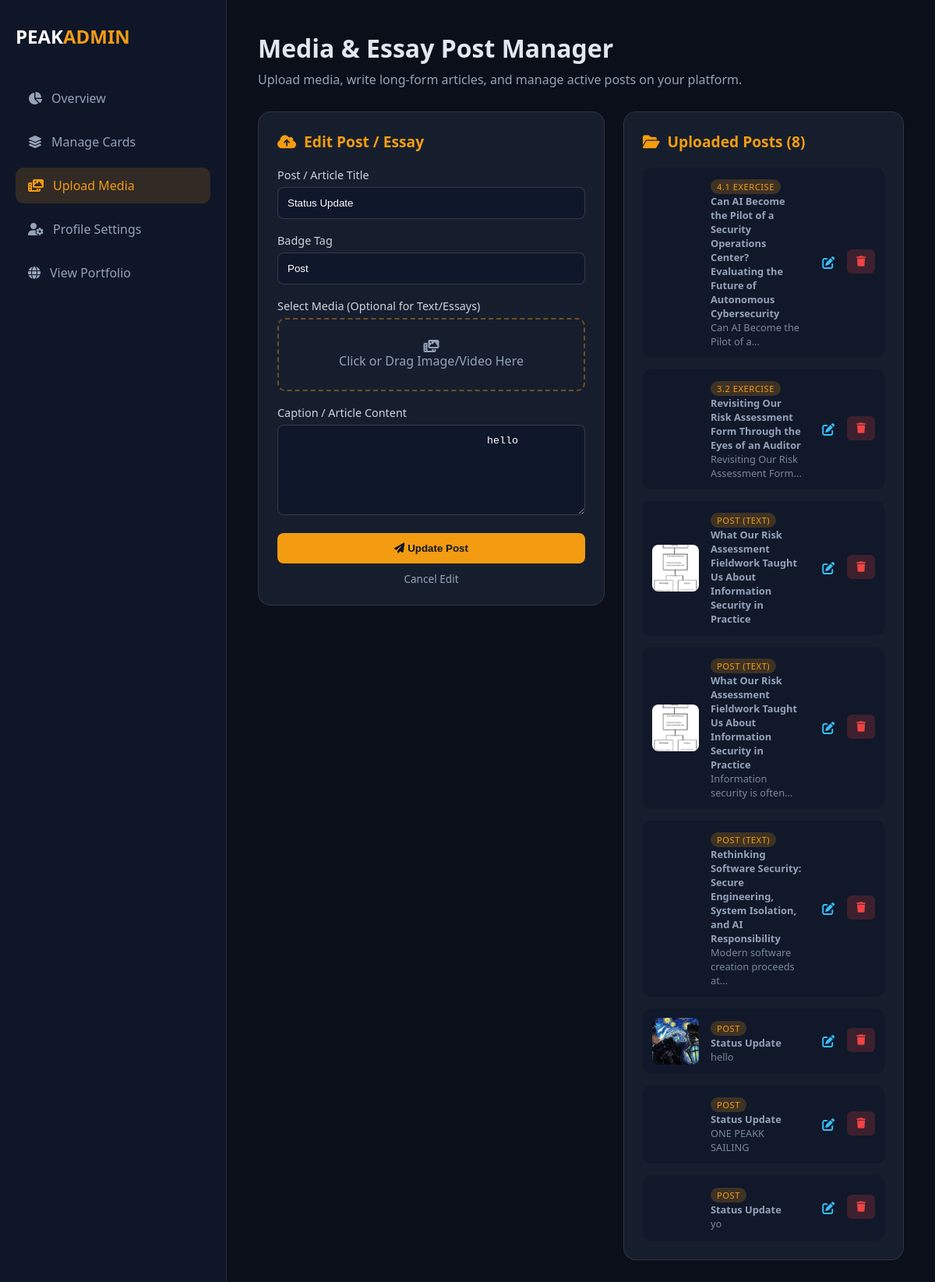
Page /dashboard/post?edit_id=3 (signed in) on the committed database.
### app.py (models this page shows)
class MediaUpload(db.Model):
    id = db.Column(db.Integer, primary_key=True)
    title = db.Column(db.String(100), nullable=True)
    caption = db.Column(db.Text, nullable=True)
    badge = db.Column(db.String(50), default="Featured")
    filename = db.Column(db.String(255), nullable=True)
    media_type = db.Column(db.String(10), nullable=True)
    created_at = db.Column(db.DateTime, default=datetime.utcnow)

### app.py (the view)
@app.route('/dashboard/post')
@login_required
def dashboard_post():
    edit_id = request.args.get('edit_id', type=int)
    edit_post = MediaUpload.query.get(edit_id) if edit_id else None
    uploads = MediaUpload.query.order_by(MediaUpload.id.desc()).all()
    return render_template('dashboard_post.html', uploads=uploads, edit_post=edit_post)

### app.py (called while the page is built)
@login_manager.user_loader
def load_user(user_id):
    return db.session.get(User, int(user_id))

### templates/dashboard_post.html (shortened to what this page needs)
<!DOCTYPE html>
<html lang="en">
<head>
    <link rel="stylesheet" href="https://cdnjs.cloudflare.com/ajax/libs/font-awesome/6.4.0/css/all.min.css">
    <link rel="stylesheet" href="{{ url_for('static', filename='css/dashboard.css') }}">
</head>
<body class="dashboard-body">
    <div class="dashboard-container">
        <aside class="dashboard-sidebar">
            <div class="brand">
                <h2>PEAK<span>ADMIN</span></h2>
            </div>
            <nav class="dash-nav">
                <a href="{{ url_for('dashboard') }}">
                    <i class="fa-solid fa-chart-pie"></i> Overview
                </a>
                <a href="{{ url_for('dashboard_cards') }}">
                    <i class="fa-solid fa-layer-group"></i> Manage Cards
                </a>
                <a href="{{ url_for('dashboard_post') }}" class="active">
                    <i class="fa-solid fa-photo-film"></i> Upload Media
                </a>
                <a href="{{ url_for('dashboard_profile_page') }}">
                    <i class="fa-solid fa-user-gear"></i> Profile Settings
                </a>
                <a href="{{ url_for('home') }}">
                    <i class="fa-solid fa-globe"></i> View Portfolio
                </a>
            </nav>
        </aside>
        <main class="dashboard-content">
            <header class="dash-header">
                <h1>Media & Essay Post Manager</h1>
                <p>Upload media, write long-form articles, and manage active posts on your platform.</p>
            </header>
            <div class="dash-grid">
                <div class="dash-card">
                    <h3>
                        <i class="fa-solid fa-cloud-arrow-up"></i>
                        {% if edit_post %}Edit Post / Essay{% else %}New Media or Essay Post{% endif %}
                    </h3>
                    <form action="{% if edit_post %}{{ url_for('update_media', upload_id=edit_post.id) }}{% else %}{{ url_for('upload_media') }}{% endif %}"
                          method="POST"
                          enctype="multipart/form-data"
                          class="dash-form">
                        <div class="form-group">
                            <label for="title">Post / Article Title</label>
                            <input type="text" id="title" name="title" class="form-control"
                                   placeholder="e.g. Rethinking Software Security..."
                                   value="{{ edit_post.title if edit_post else '' }}">
                        </div>
                        <div class="form-group">
                            <label for="badge">Badge Tag</label>
                            <input type="text" id="badge" name="badge" class="form-control"
                                   placeholder="e.g. POST (TEXT), Article, Essay"
                                   value="{{ edit_post.badge if edit_post else 'POST (TEXT)' }}">
                        </div>
                        <div class="form-group">
                            <label>Select Media (Optional for Text/Essays)</label>
                            <div class="file-upload-wrapper">
                                <div class="file-dummy">
                                    <i class="fa-solid fa-photo-film"></i>
                                    <span id="file-label">Click or Drag Image/Video Here</span>
                                </div>
                            </div>
                        </div>
                        <div class="form-group">
                            <label for="caption_editor">Caption / Article Content</label>
                            <textarea id="caption_editor" name="caption" rows="6">
                                {{ edit_post.caption if edit_post else '' }}
                            </textarea>
                        </div>
                        <div class="form-actions" style="margin-top: 15px;">
                            <button type="submit" class="btn-submit">
                                <i class="fa-solid fa-paper-plane"></i>
                                {% if edit_post %}Update Post{% else %}Post Media{% endif %}
                            </button>
                            {% if edit_post %}
                                <a href="{{ url_for('dashboard_post') }}"
                                   style="display: block; text-align: center; color: #94a3b8; margin-top: 10px; text-decoration: none; font-size: 0.85rem;">
                                    Cancel Edit
                                </a>
                            {% endif %}
                        </div>
                    </form>
                </div>
                <div class="dash-card">
                    <h3><i class="fa-solid fa-folder-open"></i> Uploaded Posts ({{ uploads|length if uploads else 0 }})</h3>
                    <div class="card-list">
                        {% if uploads %}
                            {% for item in uploads %}
                            <div class="card-item">
                                <div class="thumb-box">
                                    {% if item.filename %}
                                        {% if item.media_type == 'image' %}
                                            <img src="{{ url_for('static', filename='uploads/' + item.filename) }}" alt="Media">
                                        {% else %}
                                            <video src="{{ url_for('static', filename='uploads/' + item.filename) }}" muted></video>
                                        {% endif %}
                                    {% else %}
                                        <div style="display: flex; align-items: center; justify-content: center; height: 100%; background: #1e293b; color: #f59e0b;">
                                            <i class="fa-solid fa-file-lines" style="font-size: 1.5rem;"></i>
                                        </div>
                                    {% endif %}
                                </div>
                                <div class="card-info">
                                    <span class="badge">{{ item.badge or item.media_type|upper or 'POST' }}</span>
                                    <p><strong>{{ item.title or 'Untitled Post' }}</strong></p>
                                    <p style="font-size: 0.8rem; opacity: 0.8;">{{ item.caption|striptags|truncate(40) }}</p>
                                </div>
                                <div class="card-actions" style="display: flex; gap: 6px;">
                                    <a href="{{ url_for('dashboard_post', edit_id=item.id) }}" class="btn-edit" title="Edit Post" style="padding: 6px 10px; color: #38bdf8;">
                                        <i class="fa-solid fa-pen-to-square"></i>
                                    </a>
                                    <form action="{{ url_for('delete_media', upload_id=item.id) }}" method="POST" onsubmit="return confirm('Delete this media file?');" style="margin: 0;">
                                        <button type="submit" class="btn-delete" title="Delete Media">
                                            <i class="fa-solid fa-trash"></i>
                                        </button>
                                    </form>
                                </div>
                            </div>
                            {% endfor %}
                        {% else %}
                            <p class="empty-msg">No media uploads found. Use the form to post videos, images, or articles!</p>
                        {% endif %}
                    </div>
                </div>
            </div>
        </main>
    </div>
</body>
</html>

### static/css/dashboard.css (style rules this page uses)
body.dashboard-body { background-color: #0b0f19; color: #e2e8f0; font-family: 'Segoe UI', Tahoma, Geneva, Verdana, sans-serif; margin: 0; padding: 0; }
.dashboard-container { display: flex; min-height: 100vh; }
.dashboard-sidebar { width: 250px; background: rgba(15, 23, 42, 0.95); border-right: 1px solid rgba(255, 255, 255, 0.1); padding: 30px 20px; display: flex; flex-direction: column; }
.dashboard-sidebar .brand h2 { color: #ffffff; font-size: 1.5rem; margin: 0 0 40px 0; }
.dashboard-sidebar .brand span { color: #f39c12; }
.dash-nav a { display: flex; align-items: center; gap: 12px; color: #94a3b8; text-decoration: none; padding: 12px 16px; border-radius: 10px; margin-bottom: 10px; transition: all 0.2s ease; }
.dash-nav a:hover, .dash-nav a.active { background: rgba(243, 156, 18, 0.15); color: #f39c12; }
.dashboard-content { flex: 1; padding: 40px; overflow-y: auto; }
.dash-header { margin-bottom: 30px; }
.dash-header h1 { font-size: 2rem; margin: 0 0 8px 0; }
.dash-header p { color: #94a3b8; margin: 0; }
.dash-grid { display: grid; grid-template-columns: 1fr 1fr; gap: 30px; }
.dash-card { background: rgba(30, 41, 59, 0.6); backdrop-filter: blur(12px); border: 1px solid rgba(255, 255, 255, 0.1); border-radius: 16px; padding: 24px; }
.dash-card h3 { margin: 0 0 20px 0; font-size: 1.2rem; color: #f39c12; display: flex; align-items: center; gap: 10px; }
.dash-form .form-group { margin-bottom: 18px; }
.dash-form label { display: block; margin-bottom: 6px; font-size: 0.9rem; color: #cbd5e1; }
.dash-form input[type="text"], .dash-form textarea { width: 100%; padding: 12px; background: rgba(15, 23, 42, 0.8); border: 1px solid rgba(255, 255, 255, 0.15); border-radius: 8px; color: #ffffff; box-sizing: border-box; }
.file-upload-wrapper { position: relative; height: 90px; border: 2px dashed rgba(243, 156, 18, 0.4); border-radius: 10px; overflow: hidden; }
.file-dummy { display: flex; flex-direction: column; align-items: center; justify-content: center; height: 100%; color: #94a3b8; }
.btn-submit { width: 100%; padding: 12px; background: #f39c12; border: none; border-radius: 8px; color: #0f172a; font-weight: bold; cursor: pointer; transition: background 0.2s; }
.card-list { display: flex; flex-direction: column; gap: 15px; }
.card-item { display: flex; align-items: center; background: rgba(15, 23, 42, 0.7); padding: 12px; border-radius: 10px; gap: 15px; }
.thumb-box { width: 60px; height: 60px; border-radius: 8px; overflow: hidden; flex-shrink: 0; }
.thumb-box img { width: 100%; height: 100%; object-fit: cover; }
.card-info { flex: 1; }
.card-info .badge { font-size: 0.7rem; background: rgba(243, 156, 18, 0.2); color: #f39c12; padding: 2px 8px; border-radius: 12px; }
.card-info p { margin: 0; font-size: 0.8rem; color: #94a3b8; }
.btn-delete { background: rgba(239, 68, 68, 0.2); color: #ef4444; border: none; padding: 8px 12px; border-radius: 6px; cursor: pointer; transition: background 0.2s; }
.thumb-box video { width: 100%; height: 100%; object-fit: cover; border-radius: 8px; }
.card-info .badge { text-transform: uppercase; letter-spacing: 0.5px; }

### templates/dashboard_post.html (style rules this page uses)
.dashboard-content { overflow-x: hidden; width: 100%; box-sizing: border-box; }
.dash-grid { display: grid !important; grid-template-columns: minmax(0, 1fr) 360px !important; gap: 24px !important; align-items: start !important; width: 100% !important; }
.dash-card { min-width: 0 !important; position: relative !important; z-index: 1 !important; }

### rows in the picture
MediaUpload: title "Status Update", badge "Post", caption "hello", filename (picture), badge "POST"
MediaUpload: badge "4.1 EXERCISE", title "Can AI Become the Pilot of a Security Operations Center? Evaluating the Future of Autonomous Cybersecurity", caption "Can AI Become the Pilot of a..."
MediaUpload: badge "3.2 EXERCISE", title "Revisiting Our Risk Assessment Form Through the Eyes of an Auditor", caption "Revisiting Our Risk Assessment Form..."
MediaUpload: filename (picture), badge "POST (TEXT)", title "What Our Risk Assessment Fieldwork Taught Us About Information Security in Practice"
MediaUpload: filename (picture), badge "POST (TEXT)", title "What Our Risk Assessment Fieldwork Taught Us About Information Security in Practice", caption "Information security is often..."
MediaUpload: badge "POST (TEXT)", title "Rethinking Software Security: Secure Engineering, System Isolation, and AI Responsibility", caption "Modern software creation proceeds at..."
MediaUpload: badge "POST", title "Status Update", caption "ONE PEAKK SAILING"
MediaUpload: badge "POST", title "Status Update", caption "yo"

### other values in the picture
{{ uploads|length if uploads else 0 }} "8"
